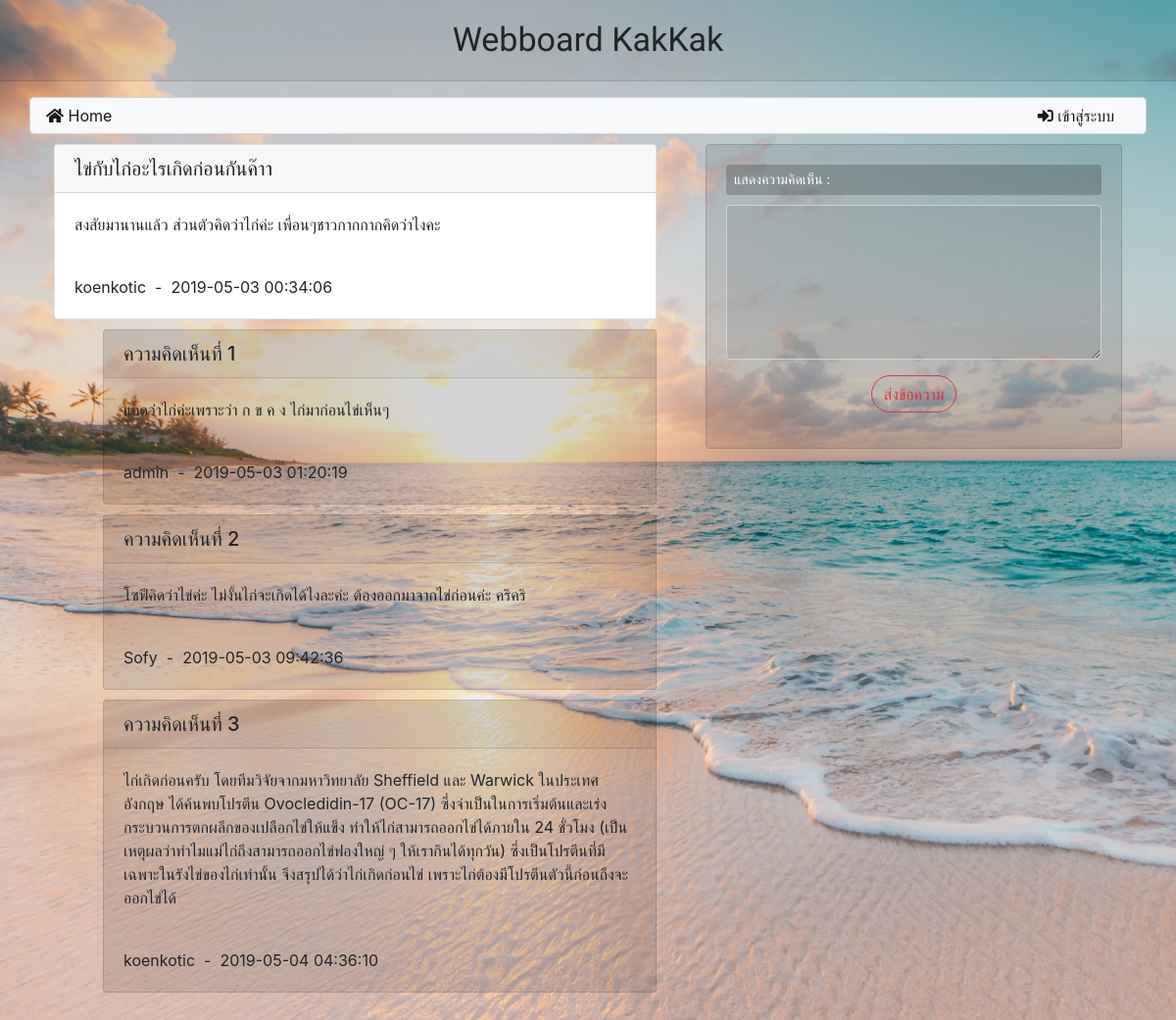
Screenshot of /post.php?m=4 with the database file from the repository.
### tables this page shows
CREATE TABLE `post` (
  `id` int(11) NOT NULL,
  `title` varchar(128) NOT NULL,
  `content` varchar(2048) NOT NULL,
  `post_date` datetime NOT NULL,
  `cat_id` int(11) NOT NULL,
  `user_id` int(11) NOT NULL
);

CREATE TABLE `user` (
  `id` int(11) NOT NULL,
  `login` varchar(32) NOT NULL,
  `password` varchar(64) NOT NULL,
  `name` varchar(64) NOT NULL,
  `gender` char(1) NOT NULL,
  `email` varchar(32) NOT NULL,
  `role` char(1) NOT NULL
);

CREATE TABLE `comment` (
  `id` int(11) NOT NULL,
  `content` varchar(20148) NOT NULL,
  `post_date` datetime NOT NULL,
  `user_id` int(11) NOT NULL,
  `post_id` int(11) NOT NULL
);

### post.php (the view, shortened to what this page needs)
<?php
include 'connect.php';
?>
<html>
    <head>
        <link rel="stylesheet" href="bootstrap/css/bootstrap.min.css">
        <link rel="stylesheet" href="https://use.fontawesome.com/releases/v5.8.1/css/all.css">
    </head>
    <header>
        <p style="margin:5px;">Webboard KakKak</p>
        <hr>
    </header>
    <body>
        <div class="cc container">
                <div class="navb row">
                    <nav class="navbar navbar-expand navbar-light bg-light form-control" >
                        <a class="navbar-brand" href="index.php">
                            <i class="fas fa-home" width="30" height="30" class="d-inline-block align-top"></i> Home
                        </a>
                        <a class="navbar-brand" href="login.php">
                            <?php
                                        if(!isset($_SESSION['id'])){ ?>
                            <div class="collapse navbar-collapse nav justify-content-end">
                                <ul class="navbar-nav">
                                    <li class="nav-item">
                                        <a class="navbar-brand" href="login.php">
                                            <i class="fas fa-sign-in-alt" width="30" height="30" class="d-inline-block align-top"></i> เข้าสู่ระบบ
                                        </a>
                                    </li>
                                </ul>
                            </div>
                                        <?php } ?>
                                    </a>
                            </div>
                </div>
            <div class="container">
                <div class="row">
                        <?php
                                        $n = $_GET['m'];
                                        $sql = "select * from post join user on post.user_id=user.id where post.id = {$n}";
                                        $result = mysqli_query($conn,$sql);
                                        while($row = mysqli_fetch_assoc($result)){
                                            $title = $row['title'];
                                            $content = $row['content'];
                                            $post_date = $row['post_date'];
                                            $username = $row['login'];
                                        }
                        ?>
                        <div class="col-md-7">
                        <div class="card text-left" style="margin:10px;">
                            <h5 class="card-header"><?=$title?></h5>
                            <div class="card-body">
                                <p class="card-text"><?=$content?></p><br>
                                <p class="card-text"><?=$username.'&nbsp&nbsp-&nbsp&nbsp'.$post_date?></p>
                            </div>
                        </div>
                                                   <?php
                            $sql = "select * from comment join user on comment.user_id=user.id where comment.post_id = {$n} order by post_date asc";
                                        $res = mysqli_query($conn,$sql);
                                        $i=1;
                                        while($row = mysqli_fetch_assoc($res)){
                                            $content = $row['content'];
                                            $post_date = $row['post_date'];
                                            $username = $row['login'];
                        ?>
                        <div class="card text-left" style="background-color: rgba(0,0,0,0.1);margin-top:10px;margin-bottom:10px;margin-left:60px;margin-right:10px;">
                            <h5 class="card-header">ความคิดเห็นที่ <?=$i?></h5>
                            <div class="card-body">
                                <p class="card-text"><?=$content?></p><br>
                                <p class="card-text"><?=$username.'&nbsp&nbsp-&nbsp&nbsp'.$post_date?></p>
                            </div>
                        </div>
                        <?php   $i++;     }
                        ?>
                    </div>
                    <div class="col-md-5">
                              <div class="card text-left" style="background-color: rgba(0,0,0,0.1);margin:10px;">
                            <form action="post_save.php?id=<?=$n?>" method="post">
                                <div class="card-body">
                                    <div class="b form-control-sm" style="margin-bottom:10px;color:#fff;">
                                        แสดงความคิดเห็น :
                                    </div>
                                    <div class="form-group">
                                        <textarea class="form-control" name="comment" id="exampleFormControlTextarea1" rows="6" cols="20" style="background-color: rgba(0,0,0,0.07);color:#fff;" required></textarea>
                                    </div>
                                    <div class="text-center">
                               <?php         if(!isset($_SESSION['username'])){  ?>
                                           <button type="submit" class="btn btn-outline-danger rounded-pill" onclick="func2();">ส่งข้อความ</button>
                              <?php          }else{ ?>
                                           <button type="submit" class="btn btn-outline-danger rounded-pill" onsubmit="func1();">ส่งข้อความ</button>
                                    </div>
                            <?php } ?>
                                </div>
                            </form>
                        </div>
                    </div>
                </div>
            </div>
        <br>
    </body>
</html>

### post.php (style rules this page uses)
header { text-align: center; font-family: 'Montserrat Subrayada', sans-serif; padding-top: 10px; font-size: 34px; background-color: rgba(0,0,0,0.07); }
.b { background-color: rgba(0,0,0,0.2); }
body { text-align: center; background-image: url(../wb_5921600172/img/bg6.jpg); background-size: cover; }
.cc a { font-size: 16px; }

### rows the page displays
post: title "ไข่กับไก่อะไรเกิดก่อนกันค๊าา", content "สงสัยมานานแล้ว ส่วนตัวคิดว่าไก่ค่ะ เพื่อนๆชาวกากกากคิดว่าไงคะ", user.login "koenkotic", post_date "2019-05-03 00:34:06"
comment: content "แอดว่าไก่ค่ะเพราะว่า ก ข ค ง ไก่มาก่อนไข่เห็นๆ", user.login "admin", post_date "2019-05-03 01:20:19"
comment: content "โซฟีคิดว่าไข่ค่ะ ไม่งั้นไก่จะเกิดได้ไงละค่ะ ต้องออกมาจากไข่ก่อนค่ะ คริคริ", user.login "Sofy", post_date "2019-05-03 09:42:36"
comment: content "ไก่เกิดก่อนครับ โดยทีมวิจัยจากมหาวิทยาลัย Sheffield และ Warwick ในประเทศอังกฤษ ได้ค้นพบโปรตีน Ovocledidin-17 (OC-17) ซึ่งจำเป็นในการเริ่มต้นและเร่งกระบวนการตกผลึกของเปลือกไข่ให้แข็ง ทำให้ไก่สามารถออกไข่ได้ภายใน 24 ชั่วโมง (เป็นเหตุผลว่าทำไมแม่ไก่ถึงสามารถออกไข่ฟองใหญ่ ๆ ให้เรากินได้ทุกวัน) ซึ่งเป็นโปรตีนที่มีเฉพาะในรังไข่ของไก่เท่านั้น จึงสรุปได้ว่าไก่เกิดก่อนไข่ เพราะไก่ต้องมีโปรตีนตัวนี้ก่อนถึงจะออกไข่ได้", user.login "koenkotic", post_date "2019-05-04 04:36:10"
